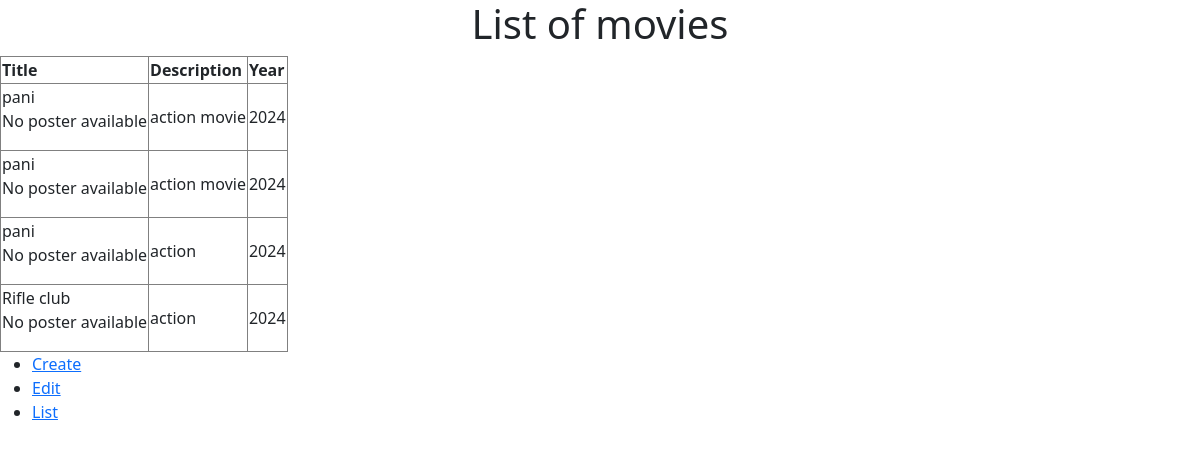
The page /list/ on the database as committed earlier.
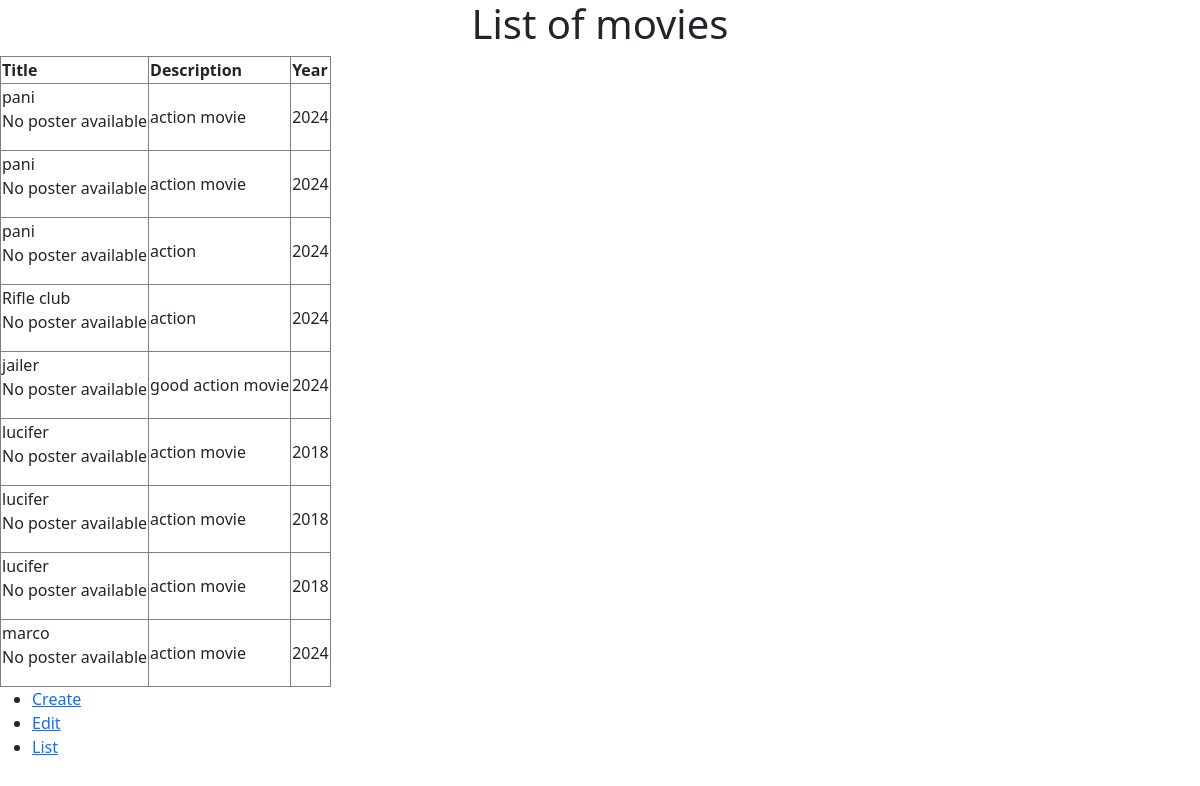
The same page on the database as committed later.
### movie/models.py (models this page shows)
class MovieInfo(models.Model):
    title=models.CharField(max_length=250)
    year=models.IntegerField(null=True)
    description=models.TextField()
    poster=models.ImageField(upload_to='images/',null=True)
    def __str__(self):
        return self.title

### movie/views.py (the view)
# urls.py: path('list/',views.list_view,name='list')
def list_view(request):
    movie_set=MovieInfo.objects.all()
    print(movie_set)
    return render(request,'list.html',{'movies':movie_set})

### templates/list.html (shortened to what this page needs)
{% load static %}
<!DOCTYPE html>
<html lang="en">
<head>
<link href="https://cdn.jsdelivr.net/npm/bootstrap@5.3.3/dist/css/bootstrap.min.css" rel="stylesheet">
</head>
<body>
    <h1><center>List of movies</center></h1>
    <table class="table-bordered">
        <tr><th>Title</th><th>Description</th><th>Year</th></tr>
    {% for movie_obj in movies %}
    <tr>
        <td>{{ movie_obj.title }}
            {% if movie_obj.poster %}
                <img src="{{ movie_obj.poster.url }}" alt="{{ movie_obj.title }}" height="100" width="100">
            {% else %}
                <p>No poster available</p>
            {% endif %}
        </td>
        <td>{{ movie_obj.description|default:'No data available' }}</td>
        <td>{{ movie_obj.year }}</h1></td>
    </tr>
    {% endfor %}
    </table>
    <ul>
        <li><a href="{% url 'create' %}">Create</a></li>
        <li><a href="{% url 'edit' %}">Edit</a></li>
        <li><a href="{% url 'list' %}">List</a></li>
    </ul>
</body>
</html>

Rows that differ between the two databases and show on the page:
added MovieInfo: title "jailer", shows "No poster available", description "good action movie", year "2024"
added MovieInfo: title "lucifer", shows "No poster available", description "action movie", year "2018"
added MovieInfo: title "lucifer", shows "No poster available", description "action movie", year "2018"
added MovieInfo: title "lucifer", shows "No poster available", description "action movie", year "2018"
added MovieInfo: title "marco", shows "No poster available", description "action movie", year "2024"
